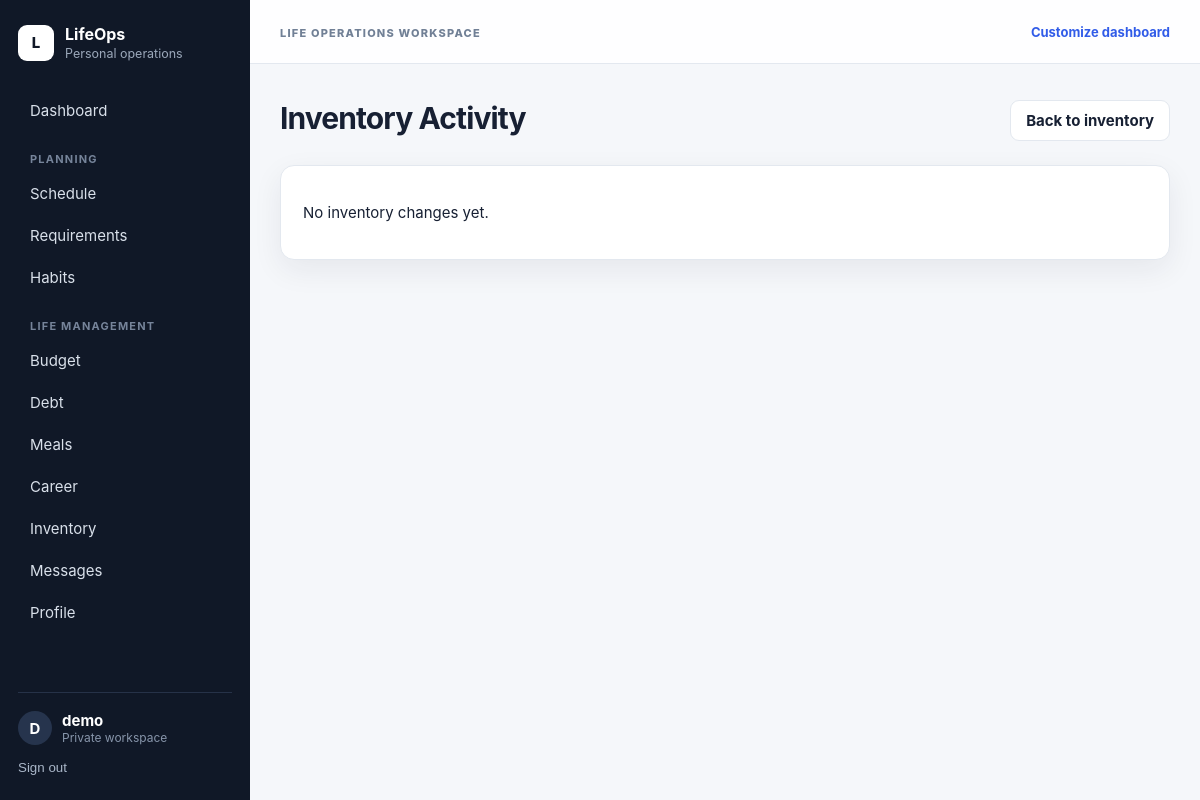
The app's page /inventory/activity/ (signed in), older data.
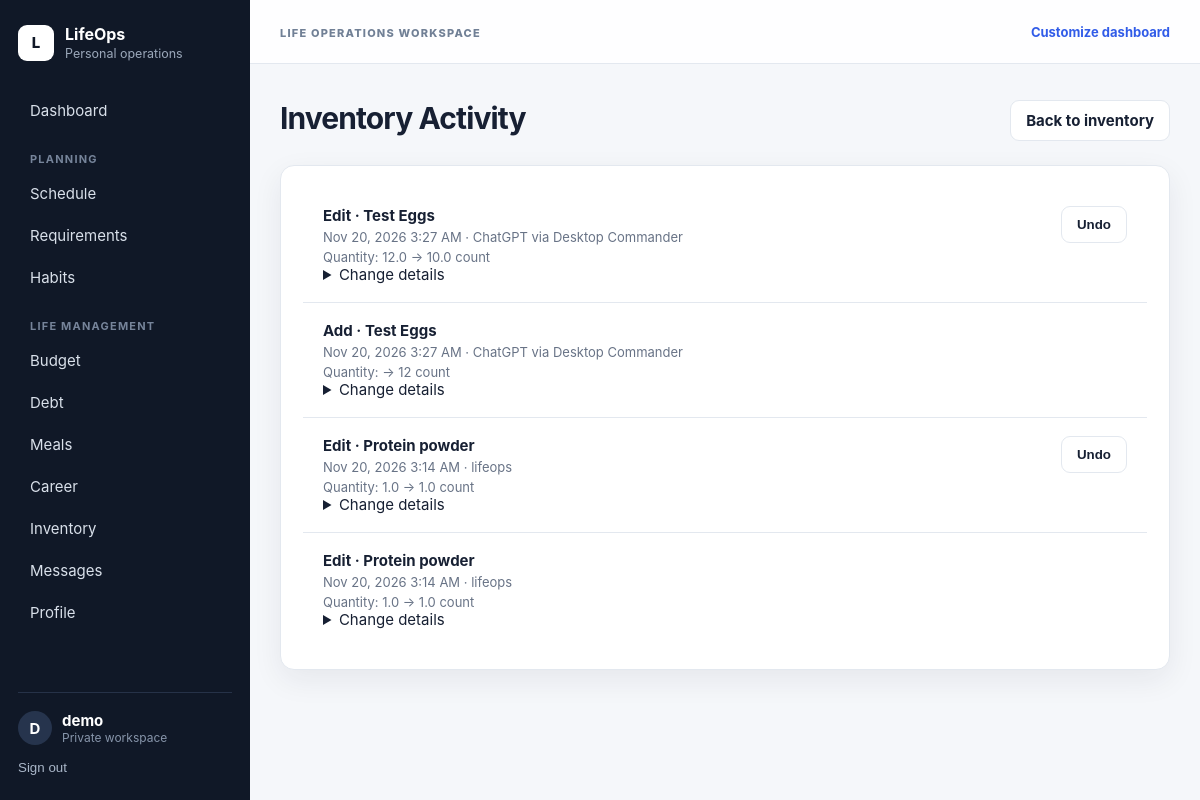
The same page, newer data.
### core/models.py (models this page shows)
class OwnedModel(models.Model):
    user = models.ForeignKey(User, on_delete=models.CASCADE)
    created_at = models.DateTimeField(auto_now_add=True)
    updated_at = models.DateTimeField(auto_now=True)
    class Meta:
        abstract = True

class InventoryChange(OwnedModel):
    item = models.ForeignKey(
        InventoryItem,
        on_delete=models.PROTECT,
        related_name="changes",
    )
    source = models.CharField(max_length=32)
    action = models.CharField(max_length=16)
    before = models.JSONField(default=dict)
    after = models.JSONField(default=dict)
    item_revision = models.PositiveIntegerField()
    request_id = models.UUIDField(null=True, blank=True, unique=True)
    request_fingerprint = models.CharField(max_length=64, blank=True)
    undoes = models.OneToOneField(
        "self",
        on_delete=models.PROTECT,
        null=True,
        blank=True,
        related_name="reversal",
    )
    class Meta:
        ordering = ["-created_at", "-pk"]

### core/inventory_views.py (the view)
# urls.py: path("inventory/activity/", inventory_views.inventory_activity,name="inventory_activity"),
@login_required
def inventory_activity(request):
    changes = (
        InventoryChange.objects.filter(user=request.user)
        .select_related("item", "reversal")[:100]
    )
    return render(request, "core/inventory_activity.html", {"changes": changes})

### core/templates/core/inventory_activity.html (shortened to what this page needs)
{% extends "core/base.html" %}
{% block content %}
<div class="page-heading">
  <h1>Inventory Activity</h1>
  <a class="btn ghost" href="{% url 'module_list' 'inventory' %}">
    Back to inventory
  </a>
</div>
<div class="panel">
  {% for change in changes %}
    <div class="record-row">
      <div class="record-main">
        <strong>{{ change.action|title }} · {{ change.after.name }}</strong>
        <span>{{ change.created_at|date:"M j, Y g:i A" }} · {{ change.source }}</span>
        <span>
          Quantity: {{ change.before.quantity|default_if_none:"—" }}
          → {{ change.after.quantity }} {{ change.after.unit }}
        </span>
        <details>
          <summary>Change details</summary>
        </details>
      </div>
      {% if change.action != "undo" and not change.reversal and change.item_revision == change.item.revision %}
        <form method="post" action="{% url 'inventory_undo' change.pk %}">
          <button class="btn ghost" type="submit">Undo</button>
        </form>
      {% endif %}
    </div>
  {% empty %}
    <p>No inventory changes yet.</p>
  {% endfor %}
</div>
{% endblock %}

### core/templates/core/base.html (shortened to what this page needs)
{% load static %}
<!doctype html><html lang="en"><head>
<link rel="stylesheet" href="{% static 'core/css/app.css' %}">
</head><body>
{% if user.is_authenticated %}
<div class="app-shell">
<aside class="sidebar">
  <div class="brand"><span class="brand-mark">L</span><div><strong>LifeOps</strong><small>Personal operations</small></div></div>
  <nav>
    <a href="{% url 'dashboard' %}">Dashboard</a>
    <div class="nav-label">Planning</div>
    <a href="{% url 'module_list' 'schedule' %}">Schedule</a><a href="{% url 'module_list' 'requirements' %}">Requirements</a><a href="{% url 'module_list' 'habits' %}">Habits</a>
    <div class="nav-label">Life management</div>
    <a href="{% url 'module_list' 'budget' %}">Budget</a><a href="{% url 'module_list' 'debt' %}">Debt</a><a href="{% url 'module_list' 'meals' %}">Meals</a><a href="{% url 'module_list' 'career' %}">Career</a><a href="{% url 'module_list' 'inventory' %}">Inventory</a>
    <a href="{% url 'messages_page' %}">Messages</a><a href="{% url 'profile_settings' %}">Profile</a>
  </nav>
  <div class="sidebar-foot"><div class="user-chip"><span>{{ user.username|first|upper }}</span><div><strong>{{ user.username }}</strong><small>Private workspace</small></div></div><form method="post" action="{% url 'logout' %}">{% csrf_token %}<button class="link-button">Sign out</button></form></div>
</aside>
<main class="main"><header class="topbar"><div><button class="mobile-menu" onclick="document.body.classList.toggle('nav-open')">☰</button><span class="eyebrow">Life operations workspace</span></div><a class="top-action" href="{% url 'dashboard_settings' %}">Customize dashboard</a></header><div class="page-wrap">{% block content %}{% endblock %}</div></main>
</div>
{% else %}{% block public_content %}{% endblock %}{% endif %}
</body></html>

### core/static/core/css/app.css (style rules this page uses)
:root { --bg:#f5f7fa;--surface:#fff;--surface-2:#f9fafb;--text:#172033;--muted:#687386;--line:#e3e8ef;--nav:#101827;--nav2:#1c2637;--primary:#315ce8;--primary2:#2448bd;--danger:#bd3343;--success:#18794e;--shadow:0 10px 30px rgba(23,32,51,.07);--radius:14px }
* { box-sizing:border-box }
body { margin:0;font-family:Inter,ui-sans-serif,-apple-system,BlinkMacSystemFont,"Segoe UI",sans-serif;background:var(--bg);color:var(--text);font-size:15px }
a { color:var(--primary);text-decoration:none }
.app-shell { display:grid;grid-template-columns:250px 1fr;min-height:100vh }
.sidebar { background:var(--nav);color:#fff;padding:24px 18px;display:flex;flex-direction:column;position:sticky;top:0;height:100vh }
.brand { display:flex;align-items:center;gap:11px }
.brand-mark { display:grid;place-items:center;width:36px;height:36px;border-radius:9px;background:#fff;color:var(--nav);font-weight:800 }
.brand strong { display:block;font-size:16px }
.brand small { display:block;color:#9ba8ba;margin-top:2px }
.sidebar nav { margin-top:30px }
.sidebar nav a { display:block;padding:10px 12px;border-radius:9px;color:#d9e0ea;margin-bottom:3px }
.nav-label { margin:22px 12px 8px;font-size:11px;text-transform:uppercase;letter-spacing:.11em;color:#76849a;font-weight:700 }
.sidebar-foot { margin-top:auto;border-top:1px solid #263248;padding-top:18px }
.user-chip { display:flex;align-items:center;gap:10px;margin-bottom:12px }
.user-chip>span { width:34px;height:34px;border-radius:50%;background:#26344d;display:grid;place-items:center;font-weight:700 }
.user-chip strong,.user-chip small { display:block }
.user-chip small { color:#8795aa;font-size:12px }
.link-button { border:0;background:none;color:#aab7c9;padding:0;cursor:pointer }
.main { min-width:0 }
.topbar { height:64px;border-bottom:1px solid var(--line);background:rgba(255,255,255,.92);display:flex;align-items:center;justify-content:space-between;padding:0 30px;position:sticky;top:0;z-index:10 }
.eyebrow { text-transform:uppercase;font-size:11px;letter-spacing:.11em;font-weight:800;color:#718096 }
.top-action { font-size:13px;font-weight:700 }
.page-wrap { padding:30px;max-width:1500px;margin:auto }
.page-heading { display:flex;align-items:flex-end;justify-content:space-between;gap:20px;margin-bottom:24px }
.page-heading h1 { font-size:30px;margin:6px 0 5px;letter-spacing:-.03em }
.btn { display:inline-flex;align-items:center;justify-content:center;padding:10px 15px;border-radius:9px;font-weight:700;border:1px solid var(--line);background:#fff;color:var(--text);cursor:pointer }
.btn.ghost { background:#fff }
.widget,.panel { background:#fff;border:1px solid var(--line);border-radius:var(--radius);box-shadow:var(--shadow) }
.panel { padding:22px }
.record-row { display:flex;justify-content:space-between;gap:18px;padding:18px 20px;border-bottom:1px solid var(--line) }
.record-row:last-child { border-bottom:0 }
.record-main strong,.record-main span { display:block }
.record-main span { color:var(--muted);font-size:13px;margin-top:4px }

Row changes from the older to the newer data that the page shows:
added InventoryChange: action "Edit", after.name "Test Eggs", created_at "Nov 20, 2026 3:27 AM", source "ChatGPT via Desktop Commander", before.quantity "12.0", after.quantity "10.0", after.unit "count", item_revision "Undo"
added InventoryChange: action "Add", after.name "Test Eggs", created_at "Nov 20, 2026 3:27 AM", source "ChatGPT via Desktop Commander", after.quantity "12", after.unit "count"
added InventoryChange: action "Edit", after.name "Protein powder", created_at "Nov 20, 2026 3:14 AM", source "lifeops", before.quantity "1.0", after.quantity "1.0", after.unit "count", item_revision "Undo"
added InventoryChange: action "Edit", after.name "Protein powder", created_at "Nov 20, 2026 3:14 AM", source "lifeops", before.quantity "1.0", after.quantity "1.0", after.unit "count"
Text that changed along with them:
text no longer shown: "No inventory changes yet."
